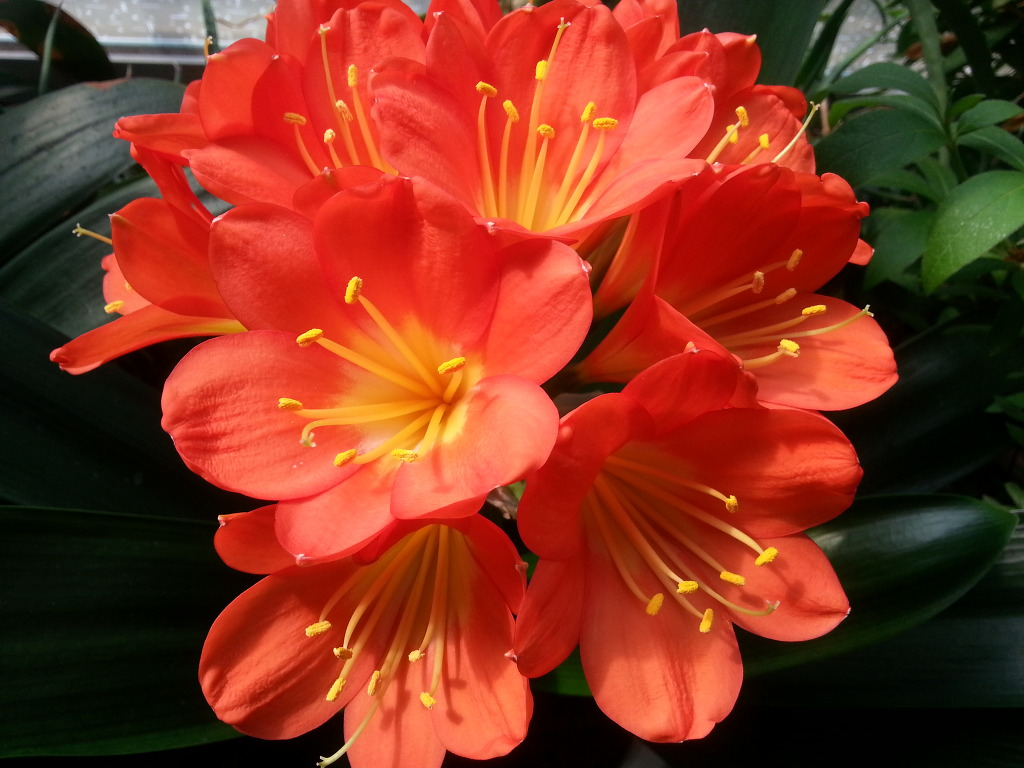
#> input picture data/flower1.jpg, 1024 x 768 px
$ python BasicFunctionality.py
#> lines starting #> are read from the running program, lines starting #| are printed output that depends on the picture
import numpy as np
import cv2
import time

"""
height, width,channel = img1.shape
print(height, width , channel)

height, width, channel = img2.shape
print(height, width , channel)"""
#Absolute difference

"""
img1 = cv2.imread('TestImg3.png')
img2 = cv2.imread('TestImg4.png')

diff_frame = cv2.absdiff(img1, img2)
cv2.imshow("diff_frame", diff_frame)
print('img1')
print(img1)
print('img2')
print(img2)
print('diff')
print(diff_frame)
cv2.waitKey(0)
"""

#Arithmetic addition
"""
img1 = cv2.imread('flower1.jpg')
img2 = cv2.imread('flower1.jpg')

height, width, channel = img1.shape
img3 = np.zeros((height, width, channel), np.uint8)
img3 = img1 - img2
cv2.imshow('img3', img3)
cv2.waitKey(0)
print(img3)
print('img4')

cv2.subtract(img1,img2,img3)
cv2.imshow('img4', img3)
print(img3)
cv2.waitKey(0)
w = 50
dst = cv2.addWeighted(img1, float(100 - w) * 0.01, img2, float(w) * 0.01, 0)
"""


#Arithmetic subtraction
"""
img1 = cv2.imread('flower1.jpg')
img2 = cv2.imread('flower2.jpg')

height, width, channel = img1.shape
img3 = np.zeros((height, width, channel), np.uint8)
img3 = img1 - img2
cv2.imshow("img3", img3)
cv2.waitKey(0)
"""
#Bitwise: AND, OR, XOR, NOT

"""
img1 = cv2.imread('TestImg1.png')
img2 = cv2.imread('TestImg2.png')

b1, g1, r1 = cv2.split(img1)
b2, g2, r2 = cv2.split(img2)

bit_and = cv2.bitwise_and(img1, img2)
bit_or = cv2.bitwise_or(img1, img2)
bit_not1 = cv2.bitwise_not(img1)
bit_not2 = cv2.bitwise_not(img2)
bit_xor = cv2.bitwise_xor(img1, img2)
b, g, r = cv2.split(bit_and)
cv2.imshow("bit_and", bit_and)
cv2.waitKey(0)
cv2.imshow("bit_or", bit_or)
cv2.waitKey(0)
cv2.imshow("bit_not1", bit_not1)
cv2.waitKey(0)
cv2.imshow("bit_not2", bit_not2)
cv2.waitKey(0)
cv2.imshow("bit_xor", bit_xor)
cv2.waitKey(0)
"""

#Pixel-wise multiplication
"""
img1 = cv2.imread('./data/flower1.jpg')
h, w, c = img1.shape
img5 = np.full((h, w, c), 4, dtype='uint8')
img3 = img1*img5
print(img3)
print('-------------------------------------')
print(img3)
cv2.imshow('img1*img2', img3)
cv2.waitKey(0)
cv2.multiply(img1, img5, img3)
cv2.imshow('img1*img2', img3)
cv2.waitKey(0)
"""

#Channel combine, Channel extract

"""
img1 = cv2.imread('flower1.jpg')
b, g, r = cv2.split(img1) # extract b, g, r from img1
cv2.imshow("img1r", r)
print(r)
cv2.waitKey(0)

# black img
height, width, channel = img1.shape
img2 = np.zeros((height, width, channel), np.uint8)
b2, g2, r2 = cv2.split(img2)

# merge r in img1 with black img
r = cv2.merge((b2, g2, r))
cv2.imshow("img1r", r)
print('-------------------------------------')
print(r)
cv2.waitKey(0)
"""

#Color convert
"""
img1 = cv2.imread('flower1.jpg')
gray = cv2.cvtColor(img1, cv2.COLOR_BGR2GRAY) # convert image to gray

cv2.imshow('gray', gray)
cv2.waitKey(0)
"""

#Convert bit depth

"""
img1 = cv2.imread('flower1.jpg')
img1 = img1.astype('uint16')
img8 = (img1/256).astype('uint8')
print(img1)
print('----------------------------------------')
print(img8)
"""
#Table lookup


img1 = cv2.imread('./data/flower1.jpg')
#> img1 is the input picture: shape (768, 1024, 3); mean B, G, R 32.3, 52.2, 135.2
brightness_factor = 2
start = time.time()
table = np.array([ i*brightness_factor for i in range (0,256)]).clip(0,255).astype('uint8')
img2 = cv2.LUT(img1, table)
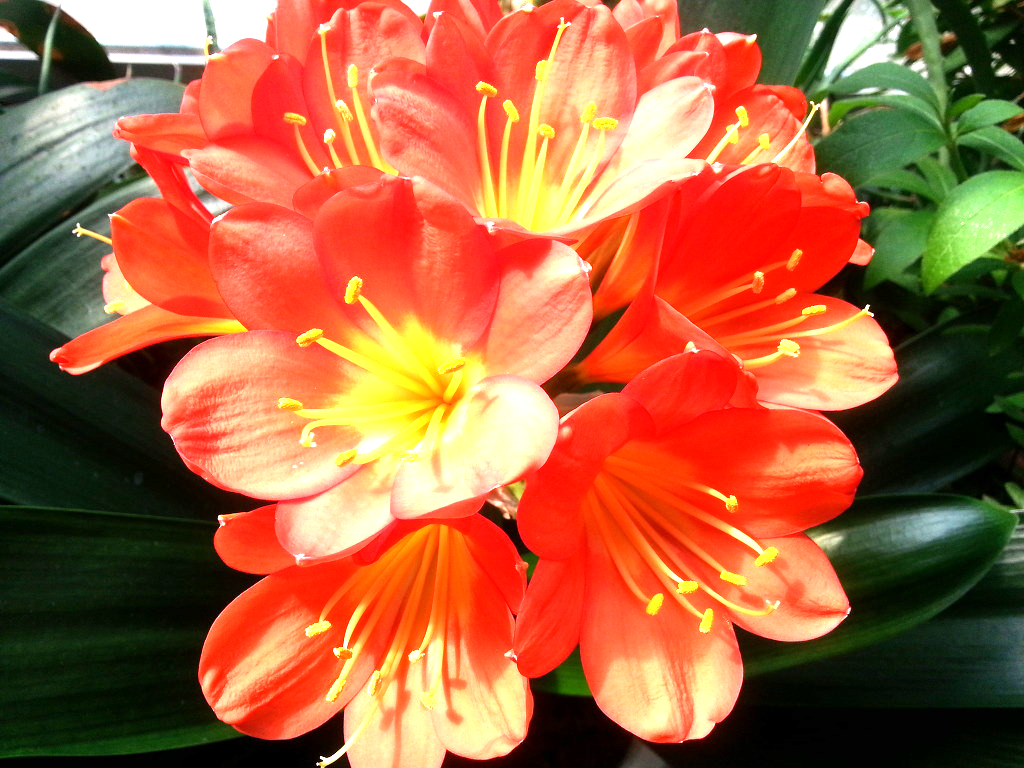
#> img2: shape (768, 1024, 3); mean B, G, R 63.2, 100.4, 170.7
print(time.time() - start)
cv2.imshow('brighter', img2)
cv2.waitKey(0)

h,w,c = img1.shape
#> h = 768; w = 1024; c = 3
start = time.time()
img3 = np.full((h, w, c), 2, dtype='uint8')
img4 = cv2.multiply(img1, img3)
print(time.time() - start)

cv2.destroyAllWindows()

$ run again, with data/flower2.jpg copied over data/flower1.jpg
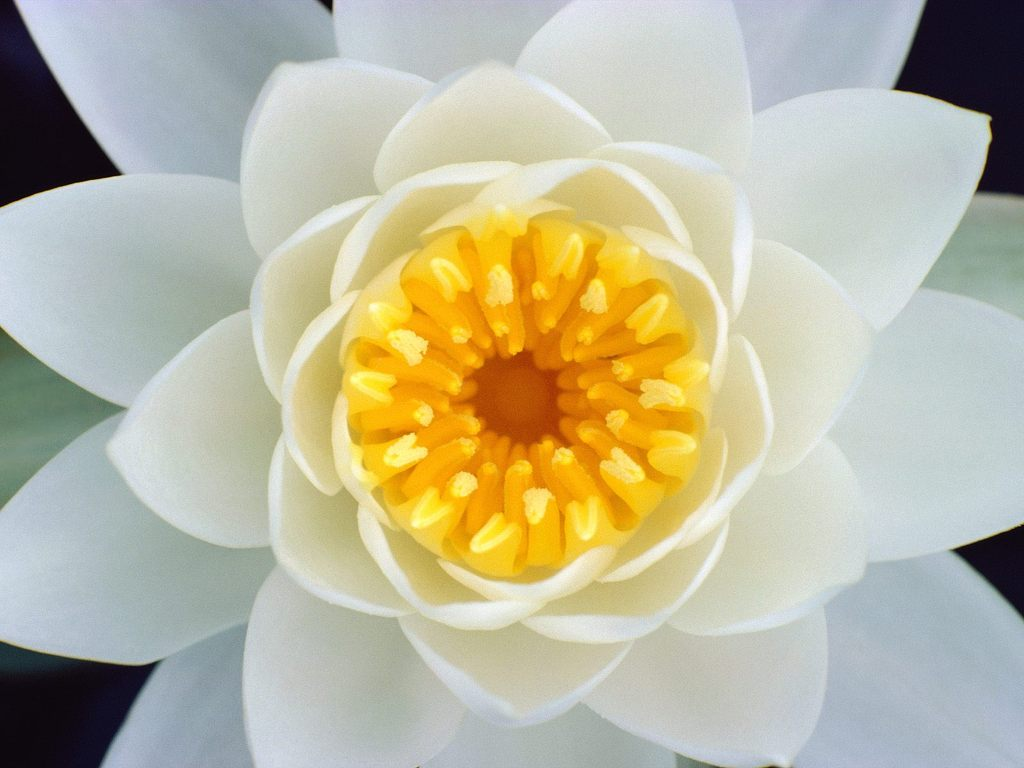
#> input picture data/flower2.jpg, 1024 x 768 px
#> img1 is the input picture: shape (768, 1024, 3); mean B, G, R 158.5, 184.1, 188.1
#> `img2 = cv2.LUT(img1, table)`:
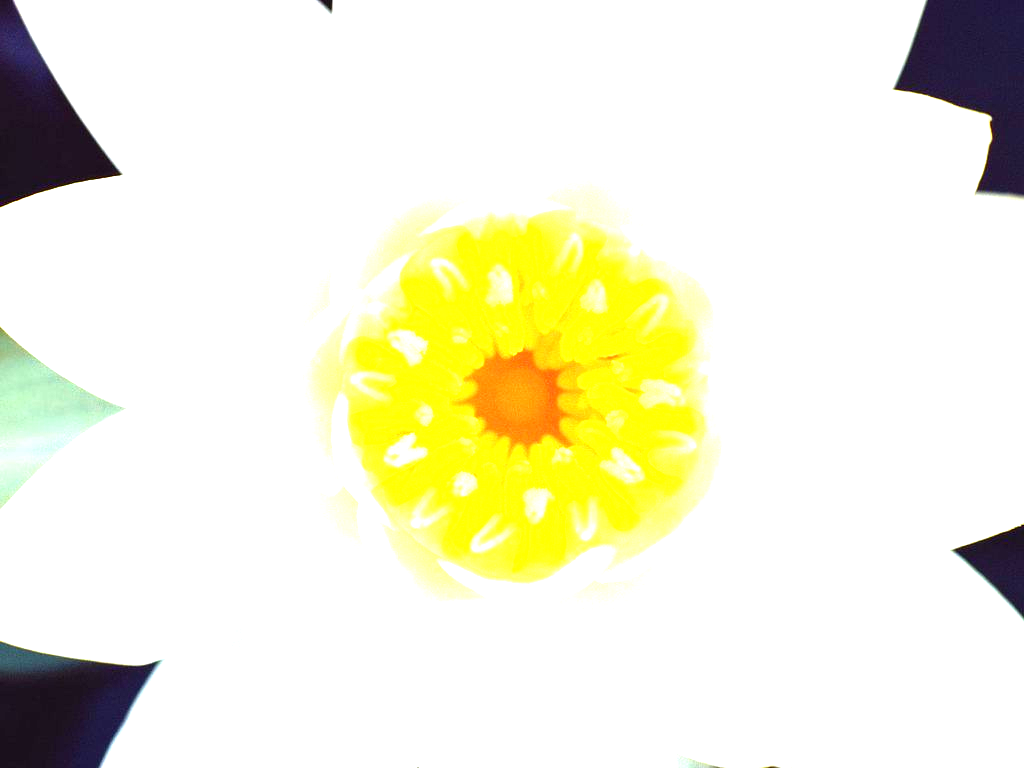
#> img2: shape (768, 1024, 3); mean B, G, R 215.2, 240.6, 241.7

$ run again, with data/Colorful.jpg copied over data/flower1.jpg
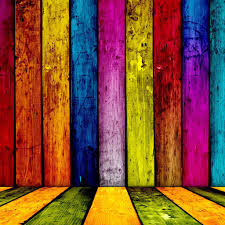
#> input picture data/Colorful.jpg, 225 x 225 px
#> img1 is the input picture: shape (225, 225, 3); mean B, G, R 52.8, 77.5, 130.2
#> `img2 = cv2.LUT(img1, table)`:
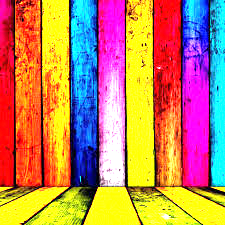
#> img2: shape (225, 225, 3); mean B, G, R 94.5, 132.4, 190.8

$ run again, with data/apple.jpg copied over data/flower1.jpg
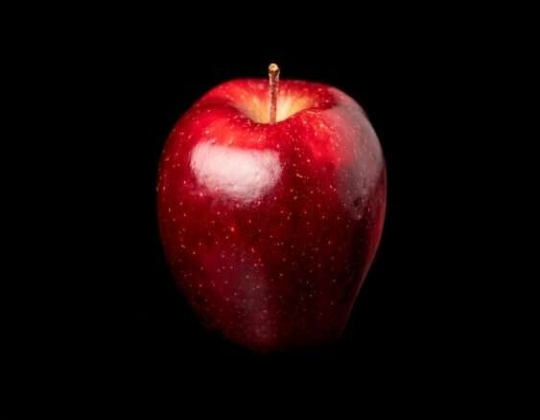
#> input picture data/apple.jpg, 540 x 420 px
#> img1 is the input picture: shape (420, 540, 3); mean B, G, R 8.3, 7.3, 28.1
#> `img2 = cv2.LUT(img1, table)`:
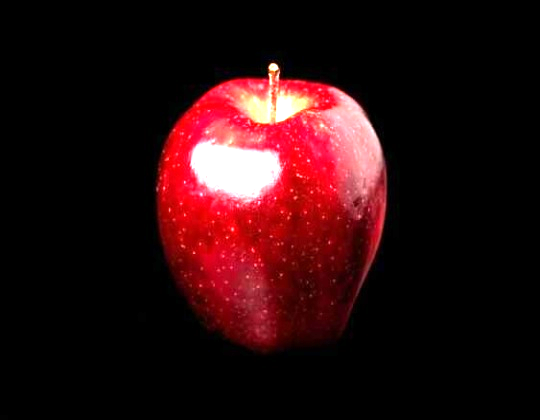
#> img2: shape (420, 540, 3); mean B, G, R 15, 12.9, 42.9
